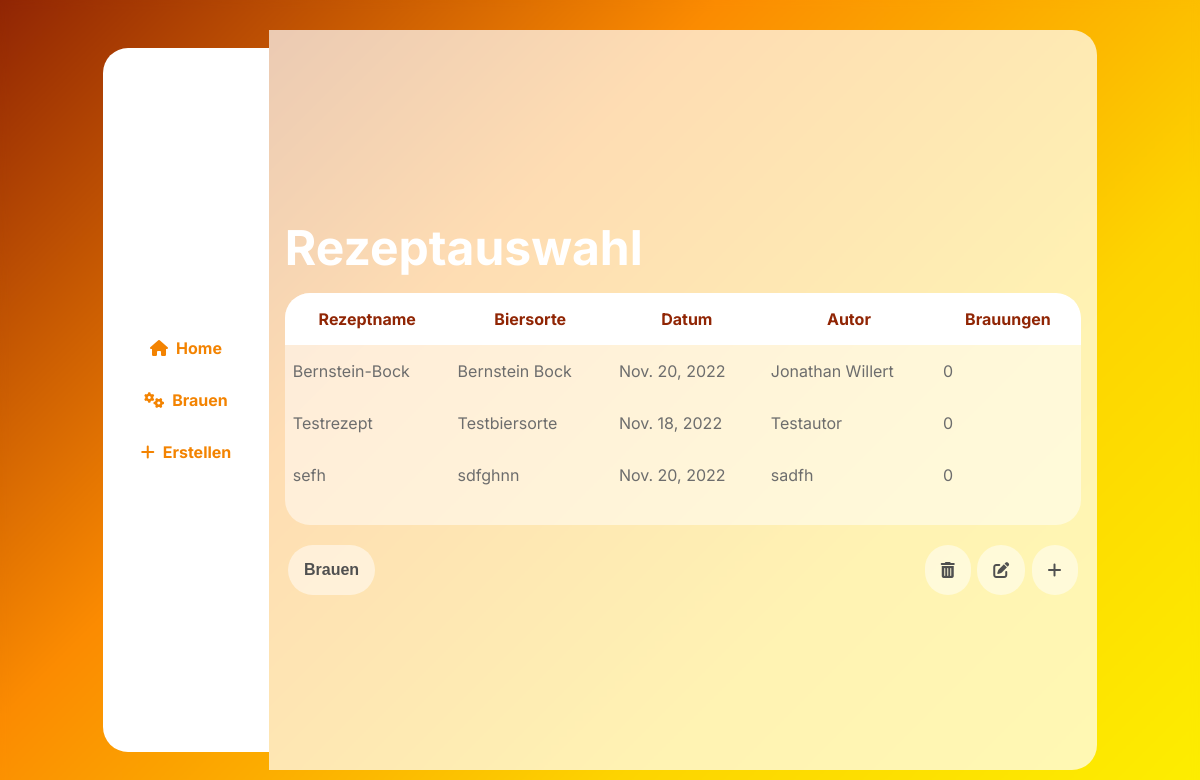
Before: /home (signed in) with the older database file.
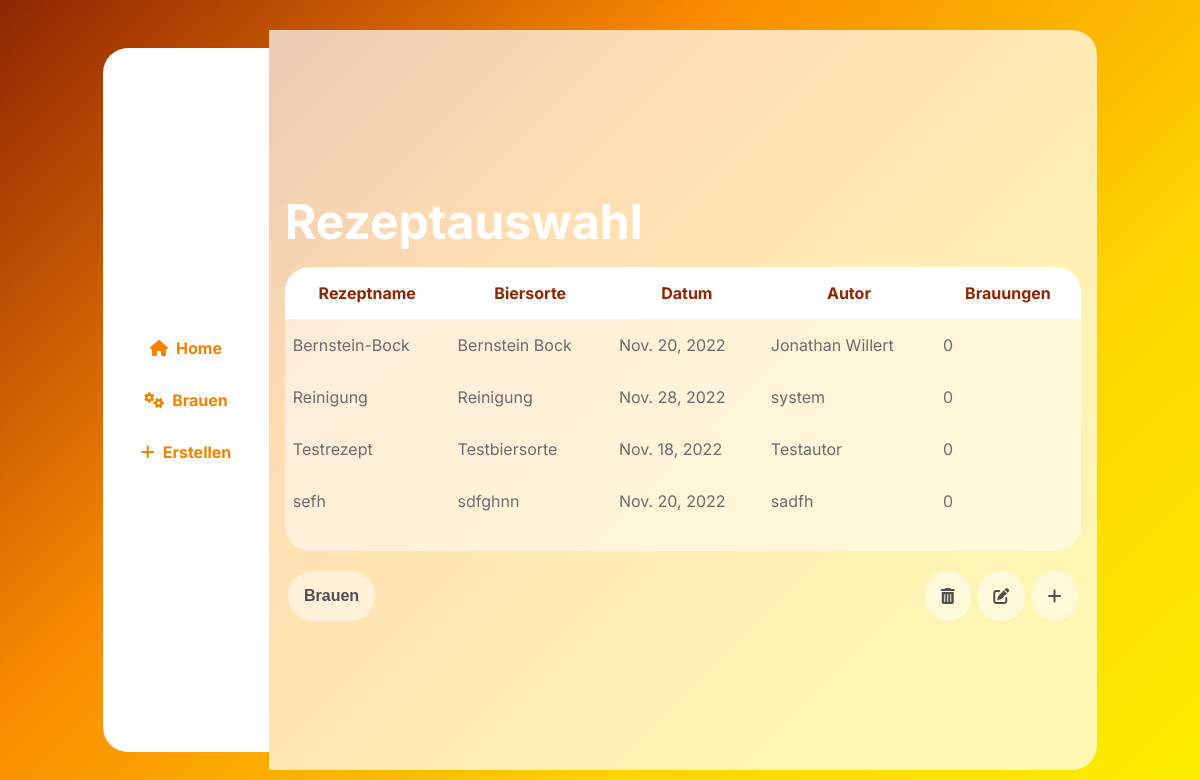
After: the same page with the newer database file.
### brewing/models.py (models this page shows, shortened)
class brew_recipe(models.Model):
    id = models.AutoField(primary_key=True)
    name = models.CharField(max_length=100)
    date = models.DateField(auto_now=True)
    bier_sorte = models.CharField(max_length=100)
    author = models.CharField(max_length=100)
    ausschlagwuerze = models.CharField(max_length=100, default="")
    sudhausausbeute = models.CharField(max_length=100)
    stamwuerze = models.CharField(max_length=100)
    ibu = models.IntegerField()
    ebc = models.IntegerField()
    alcohol = models.FloatField(default=0)
    description = models.TextField(max_length=1000)
    brauwasser = models.CharField(max_length=800)
    schuettung = models.CharField(max_length=800)
    maischplan = models.CharField(max_length=800)
    wuerzekochen = models.CharField(max_length=800)
    gaerung = models.CharField(max_length=800)
    phase = models.CharField(max_length=8000)
    number_of_brews = models.IntegerField(default=0)

### brewing/views.py (the view)
# urls.py: 2. Add a URL to urlpatterns:  path('', views.home, name='home')
def home(request):
    if(request.user.is_authenticated):
        order_by = request.GET.get('order_by', 'name')
        recipes = brew_recipe.objects.all().order_by(order_by)
        return render(request, 'brewing/home.html', {
            "recipes": recipes,
        })
    else:
        return redirect('/login')

### brewing/templates/brewing/home.html (shortened to what this page needs)
{% extends "brewing/template.html" %}
{% load static %}
{% block maincontent %}
<main class="main-xl">
  <h1>Rezeptauswahl</h1>
  <div id="recipeTableBox">
  <table id="selectRecipeTable">
    <thead>
      <tr>
        <th onclick="sortTable('name')">Rezeptname</th>
        <th onclick="sortTable('bier_sorte')">Biersorte</th>
        <th onclick="sortTable('date')">Datum</th>
        <th onclick="sortTable('author')">Autor</th>
        <th onclick="sortTable('number_of_brews')">Brauungen</th>
      </tr>
    </thead>
    <tbody>
      {% for recipe in recipes %}
      <tr>
          <td>{{recipe.name}}</td>
          <td>{{recipe.bier_sorte}}</td>
          <td>{{recipe.date}}</td>
          <td>{{recipe.author}}</td>
          <td>{{recipe.number_of_brews}}</td>
      </tr>
      {% endfor %}
    </tbody>
  </table>
</div>
  <div class="recipeButtonBox">
  <form action="{% url 'brewing' %}" id="submit_brewing_form" method="post">
    <button type="button" class="submitButton" id="submitRecipe" onclick="submit_button()">Brauen</button>
  </form>
  <div class="recipeEditButtonBox">
    <button class="submitButton" id="delRecipe"><i class="fa-solid fa-trash-can"></i></button>
    <button type="button" class="submitButton" id="editRecipe"><i class="fa-solid fa-pen-to-square"></i></button>
    <button type="button" class="submitButton" id="addRecipe" onclick="location.href='create'"><i class="fa-solid fa-plus"></i></button>
  </div>
</div>
</main>
{% endblock %}

### brewing/templates/brewing/template.html (shortened to what this page needs)
<!DOCTYPE html>
<html lang="en">
<head>
    {% load static %}
    <link rel="stylesheet" type="text/css" href="{% static '/css/style.css' %}">
</head>
<body data-barba="wrapper">
    <nav class="menu">
        <ul>
            <li><a href="{% url 'home'%}"><i class="fa-solid fa-house"></i>
                    <p>Home</p>
                </a></li>
            <li><a href="{% url 'brewing' %}"><i class="fa-solid fa-gears"></i>
                    <p>Brauen</p>
                </a></li>
            <li><a href="{% url 'create' %}"><i class="fa-solid fa-plus"></i>
                    <p>Erstellen</p>
                </a></li>
        </ul>
    </nav>
    <div id="content" data-barba="container" data-barba-namespace="home">
    {% block maincontent %}
    {% endblock %}
    </div>
</body>
</html>

### brewing/static/css/create.css (style rules this page uses)
h1 { font-size: 3rem; color: white; margin: 1rem 0; }
.submitButton { background: var(--trans05); border: none; border-radius: 25px; padding: 1rem; font-size: 1rem; color: var(--dark-grey); display: flex; justify-content: center; align-items: center; margin: 0.2rem; font-weight: bold; cursor: pointer; }

### brewing/static/css/home.css (style rules this page uses)
.main-xl { width: 100%; border-radius: 0 25px 25px 0; align-items: flex-start; justify-content: center; }
#recipeTableBox { background-color:var(--trans05); padding: 0 0 1.5rem 0; border-radius: 25px; width: 100%; overflow-x: auto; align-self: flex-start; }
#selectRecipeTable { width: 100%; border-spacing: 0px; overflow-x: auto; }
#selectRecipeTable thead { background-color:rgb(255, 255, 255); border-radius: 25px; }
#selectRecipeTable thead tr { border-radius:25px 25px 0 0; }
#selectRecipeTable thead th { color:var(--brown); padding: 1rem; border: none; font-size: 1rem; cursor: pointer; }
#selectRecipeTable thead th:last-child { border-radius:0 25px 0 0; }
#selectRecipeTable tbody { margin-bottom: 1rem; }
#selectRecipeTable tbody tr td { padding: 1rem 0.5rem 1rem 0.5rem; }
#selectRecipeTable tbody tr { cursor: pointer; color:rgb(109, 109, 109); }
.recipeButtonBox { width: 100%; display: flex; flex-direction: row; margin-top: 1rem; justify-content: space-between; }
.recipeEditButtonBox { display: flex; flex-direction: row; }
@media only screen and (min-width: 600px) { .main-xl { width: 100%; height: 105%; } }

Changed rows visible on the page:
added brew_recipe: name "Reinigung", bier_sorte "Reinigung", date "Nov. 28, 2022", author "system", number_of_brews "0"
